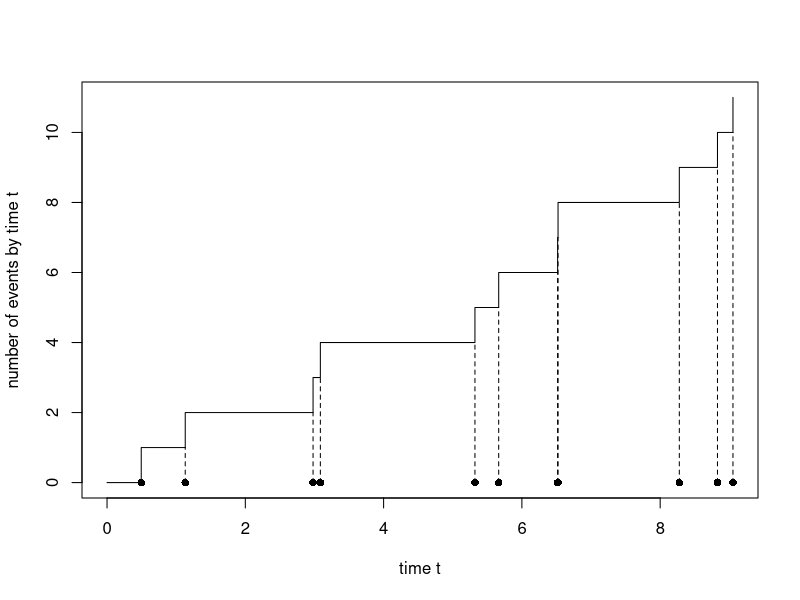
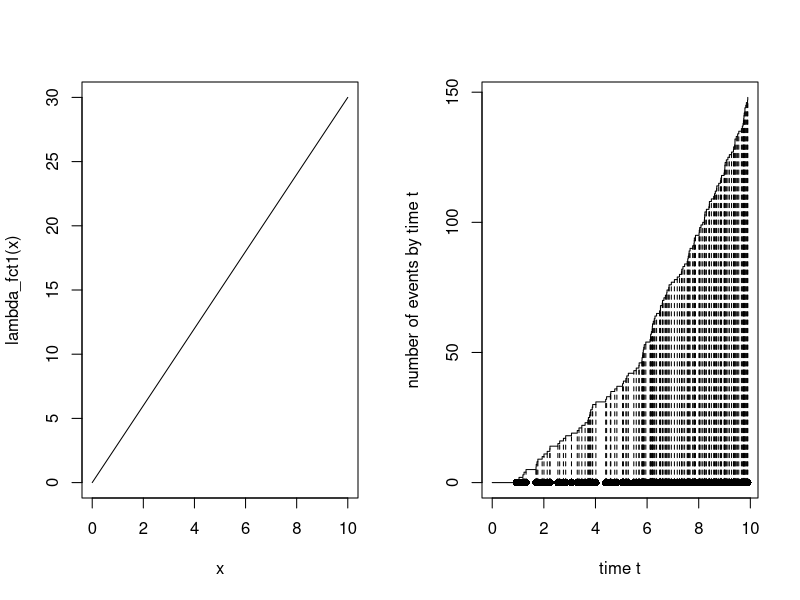

Source code (R) for these figures, in order:
## ---- chunk 1
simulPPh1 <- function(lambda,Tmax)
{
  nmax= rpois(1, lambda*Tmax)
  uniformes <- runif(nmax, min = 0, max = Tmax)
  temps_arrive = sort(uniformes)

  return(temps_arrive)
}
## ---- chunk 2
plot.PP<- function(PP)
{
  # plot the counting process (with jumps of size 1 (starting at point (0,0))):
  plot(c(0,PP),0:length(PP),type="s",xlab="time t",ylab="number of events by time t")
  # add the arrival times on the horizontal axis: 
  points(PP,0*PP,type="p",pch=16)
  # link arrival times with the counts:
  lines(PP,0:(length(PP)-1),type="h",lty=2)
}
## ---- chunk 3
# Simulation and plot of a homogeneous Poisson process:
PPh1 = simulPPh1(2,10)
plot.PP(PPh1)
## ---- chunk 4
simulPPi = function(lambda_fct,Tmax,M)
{
  PPh = simulPPh1(M,Tmax)
  n = length(PPh)
  unif = runif(n,0,M)
  val_fct_lamb = lambda_fct(PPh)
  to_return = sort(PPh[unif < val_fct_lamb])
  return(to_return)
}
## ---- chunk 5
Tmax=10
lambda_fct1 <- function(t){return(3*t)}

M1=2*Tmax
PPi1 = simulPPi(lambda_fct1,Tmax,M1)
print(PPi1)
# plot:
par(mfrow=c(1,2))
curve(lambda_fct1,from=0,to=Tmax,n=1000)
plot.PP(PPi1)
## ---- chunk 6

